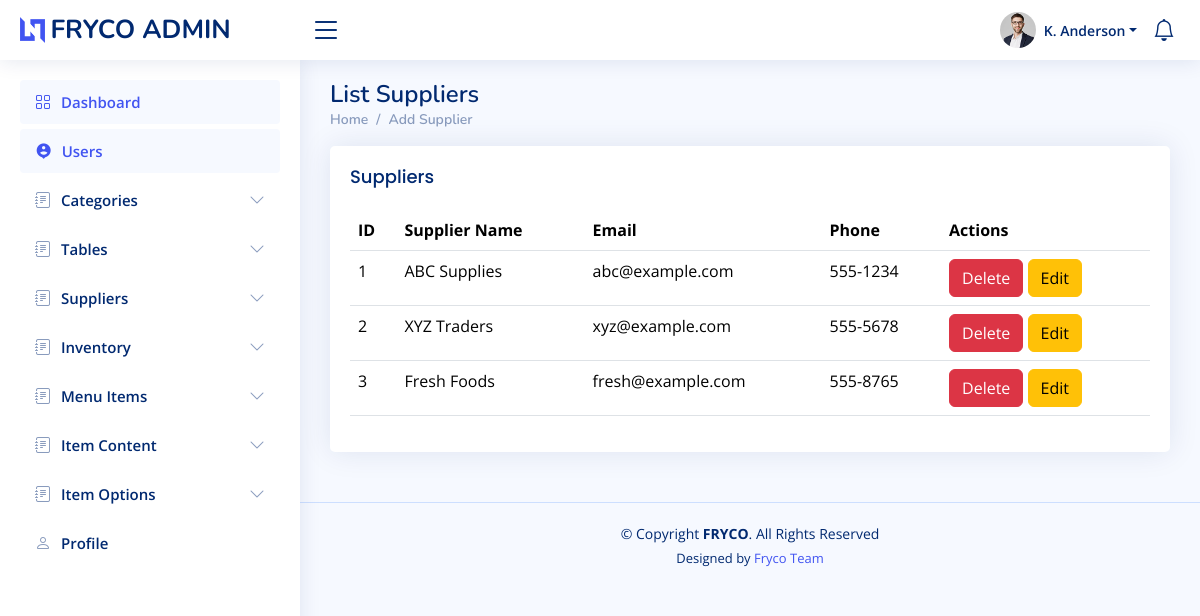
The app's page /views/staff/listsuppliers.php with its own data.
### tables this page shows
CREATE TABLE `suppliers` (
    id INT PRIMARY KEY AUTO_INCREMENT,
    supplier_name VARCHAR(255) NOT NULL,
    email VARCHAR(255) NOT NULL UNIQUE,
    phone VARCHAR(20) NOT NULL,
    created_at TIMESTAMP DEFAULT CURRENT_TIMESTAMP
);

### controllers/SupplierController.php (called while the page is built, shortened)
<?php
require_once '../../models/Supplier.php';
require_once '../../config/db.php';
class SupplierController {
    private $supplier;
    public function __construct() {
        $database = new Database();
        $this->db = $database->connect();
        $this->supplier = new Supplier($this->db);
    }
    public function select() {
        return $this->supplier->select();
    }
}
?>

### config/db.php (called while the page is built, shortened)
<?php
class Database {
    private $host = "localhost";
    private $db_name = "fryco";
    private $username = "mk";
    private $password = "221999@mk";
    public function connect() {
        $this->conn = null;
        try {
            $dsn = "mysql:host=" . $this->host . ";port=" . ";dbname=" . $this->db_name;
            $this->conn = new PDO($dsn, $this->username, $this->password);
            $this->conn->setAttribute(PDO::ATTR_ERRMODE, PDO::ERRMODE_EXCEPTION);
        } catch (PDOException $exception) {
            die("Database connection error: " . $exception->getMessage());
        }
        return $this->conn;
    }
}
?>

### models/Supplier.php (called while the page is built, shortened)
<?php
class Supplier {
    private $conn;
    public function __construct($db) {
        $this->conn = $db;
    }
    public function select() {
        $selectQuery = "SELECT * FROM suppliers";
        $stmt = $this->conn->prepare($selectQuery);
        $stmt->execute();
        return $stmt->fetchAll(PDO::FETCH_ASSOC);
    }
}
?>

### views/staff/listsuppliers.php (the view, shortened to what this page needs)
<?php
require_once "shared/navbar.php";
require_once '../../controllers/SupplierController.php';
$supplierController = new SupplierController();
$suppliers = $supplierController->select();
?>
<main id="main" class="main">
    <div class="pagetitle">
        <h1>List Suppliers</h1>
        <nav>
            <ol class="breadcrumb">
                <li class="breadcrumb-item"><a href="dashboard.php">Home</a></li>
                <li class="breadcrumb-item active"><a href="addsupplier.php">Add Supplier</a></li>
            </ol>
        </nav>
    </div>
    <section class="section">
        <div class="row">
            <div class="col-lg-12">
                <div class="card">
                    <div class="card-body">
                        <h5 class="card-title">Suppliers</h5>
                        <table class="table datatable">
                            <thead>
                                <tr>
                                    <th>ID</th>
                                    <th>Supplier Name</th>
                                    <th>Email</th>
                                    <th>Phone</th>
                                    <th>Actions</th>
                                </tr>
                            </thead>
                            <tbody>
                                <?php foreach ($suppliers as $supplier): ?>
                                    <tr>
                                        <td><?= $supplier['id'] ?></td>
                                        <td><?= $supplier['supplier_name'] ?></td>
                                        <td><?= $supplier['email'] ?></td>
                                        <td><?= $supplier['phone'] ?></td>
                                        <td>
                                            <a href="?delete=<?= $supplier['id']; ?>" class="btn btn-danger">Delete</a>
                                            <a href="editsupplier.php?edit=<?= $supplier['id']; ?>" class="btn btn-warning">Edit</a>
                                        </td>
                                    </tr>
                                <?php endforeach; ?>
                            </tbody>
                        </table>
                    </div>
                </div>
            </div>
        </div>
    </section>
</main>
<?php
require_once "shared/footer.php";
?>

### views/staff/assets/css/style.css (style rules this page uses)
:root { scroll-behavior: smooth; }
body { font-family: "Open Sans", sans-serif; background: #f6f9ff; color: #444444; }
a { color: #4154f1; text-decoration: none; }
h1, h2, h3, h4, h5, h6 { font-family: "Nunito", sans-serif; }
#main { margin-top: 60px; padding: 20px 30px; transition: all 0.3s; }
.pagetitle { margin-bottom: 10px; }
.pagetitle h1 { font-size: 24px; margin-bottom: 0; font-weight: 600; color: #012970; }
.card { margin-bottom: 30px; border: none; border-radius: 5px; box-shadow: 0px 0 30px rgba(1, 41, 112, 0.1); }
.card-title { padding: 20px 0 15px 0; font-size: 18px; font-weight: 500; color: #012970; font-family: "Poppins", sans-serif; }
.card-body { padding: 0 20px 20px 20px; }
.breadcrumb { font-size: 14px; font-family: "Nunito", sans-serif; color: #899bbd; font-weight: 600; }
.breadcrumb a { color: #899bbd; transition: 0.3s; }
.breadcrumb .breadcrumb-item::before { color: #899bbd; }
.breadcrumb .active { color: #51678f; font-weight: 600; }
@media (min-width: 1200px) { #main, #footer { margin-left: 300px; } }

### records on screen
suppliers: id "1", supplier_name "ABC Supplies", email "abc@example.com", phone "555-1234"
suppliers: id "2", supplier_name "XYZ Traders", email "xyz@example.com", phone "555-5678"
suppliers: id "3", supplier_name "Fresh Foods", email "fresh@example.com", phone "555-8765"
